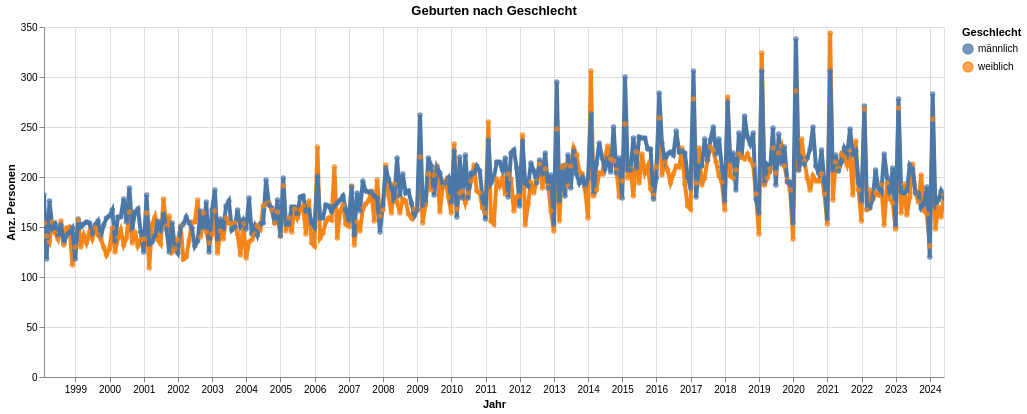

The code cell stored with this chart in its notebook:
### Code cell
myTitle="Geburten nach Geschlecht"
highlight = alt.selection(type='single', on='mouseover',
                          fields=['SexLang'], nearest=True)
#x='date:StichtagDatJahr',
base = alt.Chart(myAgg.reset_index().query('sum_WBev>1'), title=myTitle).encode(
    x=alt.X('StichtagDat', axis=alt.Axis(title='Jahr'))# , axis=alt.Axis(format='%', title='percentage')
    , y=alt.X('sum_WBev', axis=alt.Axis(title='Anz. Personen'))
    , color=alt.Color('SexLang', legend=alt.Legend(title="Geschlecht"))  
    ,tooltip=['StichtagDat', 'SexLang', 'sum_WBev']    
)
points = base.mark_circle().encode(
    opacity=alt.value(0.75)
).add_selection(
    highlight
).properties(
    width=900 , height=350
)
lines = base.mark_line().encode(
    size=alt.condition(~highlight, alt.value(0.5), alt.value(4))
).interactive()

lines + points

### Figure 1 — Vega-Lite specification as saved in the notebook (floating-point values rounded to 4 significant figures; data arrays with more than 128 entries replaced by an {"elided": "..."} marker saying what was removed)
{"config": {"view": {"continuousWidth": 300, "continuousHeight": 300}}, "layer": [{"mark": {"type": "line"}, "encoding": {"color": {"field": "SexLang", "legend": {"title": "Geschlecht"}, "type": "nominal"}, "size": {"condition": {"test": {"not": {"param": "param_3"}}, "value": 0.5}, "value": 4}, "tooltip": [{"field": "StichtagDat", "type": "temporal"}, {"field": "SexLang", "type": "nominal"}, {"field": "sum_WBev", "type": "quantitative"}], "x": {"axis": {"title": "Jahr"}, "field": "StichtagDat", "type": "temporal"}, "y": {"axis": {"title": "Anz. Personen"}, "field": "sum_WBev", "type": "quantitative"}}, "name": "view_3", "title": "Geburten nach Geschlecht"}, {"mark": {"type": "circle"}, "encoding": {"color": {"field": "SexLang", "legend": {"title": "Geschlecht"}, "type": "nominal"}, "opacity": {"value": 0.75}, "tooltip": [{"field": "StichtagDat", "type": "temporal"}, {"field": "SexLang", "type": "nominal"}, {"field": "sum_WBev", "type": "quantitative"}], "x": {"axis": {"title": "Jahr"}, "field": "StichtagDat", "type": "temporal"}, "y": {"axis": {"title": "Anz. Personen"}, "field": "sum_WBev", "type": "quantitative"}}, "name": "view_4", "title": "Geburten nach Geschlecht"}], "data": {"name": "data-153a5e98d17bbf9c91d3364e11fddc2f"}, "height": 350, "params": [{"name": "param_4", "select": {"type": "interval", "encodings": ["x", "y"]}, "bind": "scales", "views": ["view_3"]}, {"name": "param_3", "select": {"type": "point", "fields": ["SexLang"], "nearest": true, "on": "mouseover"}, "views": ["view_4"]}], "width": 900, "$schema": "https://vega.github.io/schema/vega-lite/v5.8.0.json", "datasets": {"data-153a5e98d17bbf9c91d3364e11fddc2f": {"elided": "634 records"}}}
